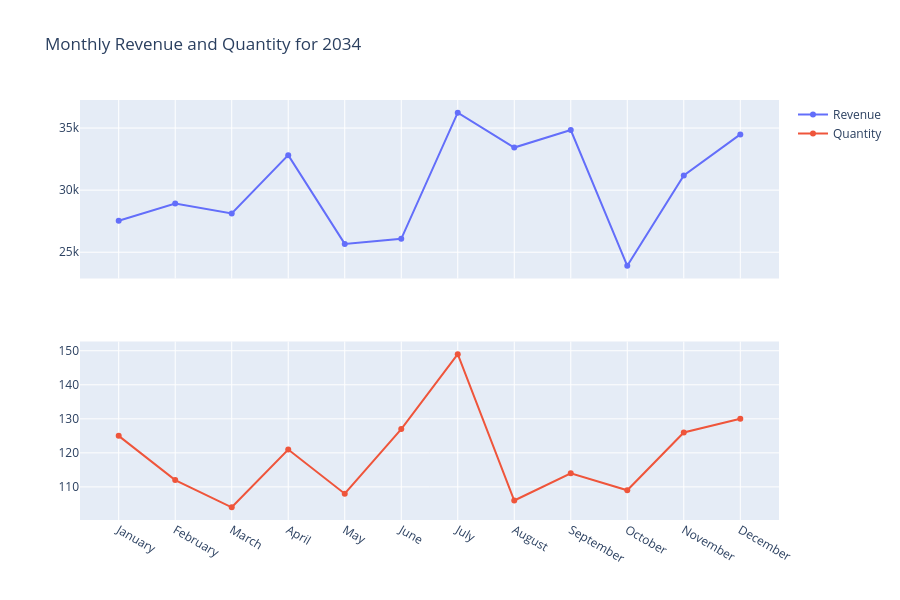

The notebook cell saved with this chart:
### Code cell
fig = make_subplots(rows=2, cols=1, shared_xaxes=True)
fig.add_trace(go.Scatter(x=last_year_ds['month'], y=last_year_ds['revenue'], name="Revenue"),row=1,col=1)
fig.add_trace(go.Scatter(x=last_year_ds['month'], y=last_year_ds['quantity'], name="Quantity"),row=2,col=1)
fig.update_layout(height=600, title="Monthly Revenue and Quantity for 2034")

### Figure 1 — Plotly figure (JSON) as saved in the notebook; plotly's stock layout.template omitted (floating-point values rounded to 4 significant figures)
{"data": [{"name": "Revenue", "type": "scatter", "x": ["January", "February", "March", "April", "May", "June", "July", "August", "September", "October", "November", "December"], "xaxis": "x", "y": [27540.0, 28930.0, 28120.0, 32820.0, 25670.0, 26080.0, 36240.0, 33430.0, 34840.0, 23900.0, 31180.0, 34490.0], "yaxis": "y"}, {"name": "Quantity", "type": "scatter", "x": ["January", "February", "March", "April", "May", "June", "July", "August", "September", "October", "November", "December"], "xaxis": "x2", "y": [125, 112, 104, 121, 108, 127, 149, 106, 114, 109, 126, 130], "yaxis": "y2"}], "layout": {"height": 600, "title": {"text": "Monthly Revenue and Quantity for 2034"}, "xaxis": {"anchor": "y", "domain": [0, 1], "matches": "x2", "showticklabels": false}, "xaxis2": {"anchor": "y2", "domain": [0, 1]}, "yaxis": {"anchor": "x", "domain": [0.575, 1]}, "yaxis2": {"anchor": "x2", "domain": [0, 0.425]}}}
